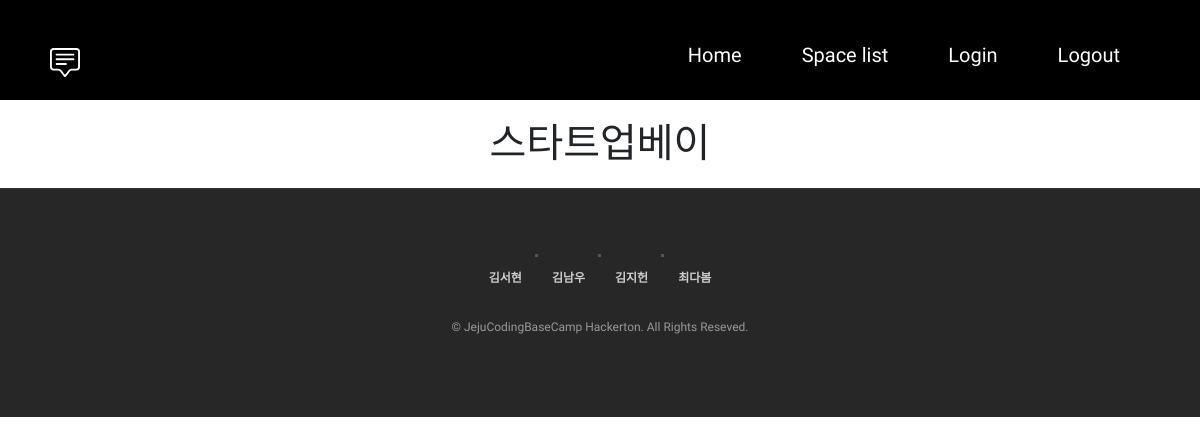
The app's page /cafelist/6/, older data.
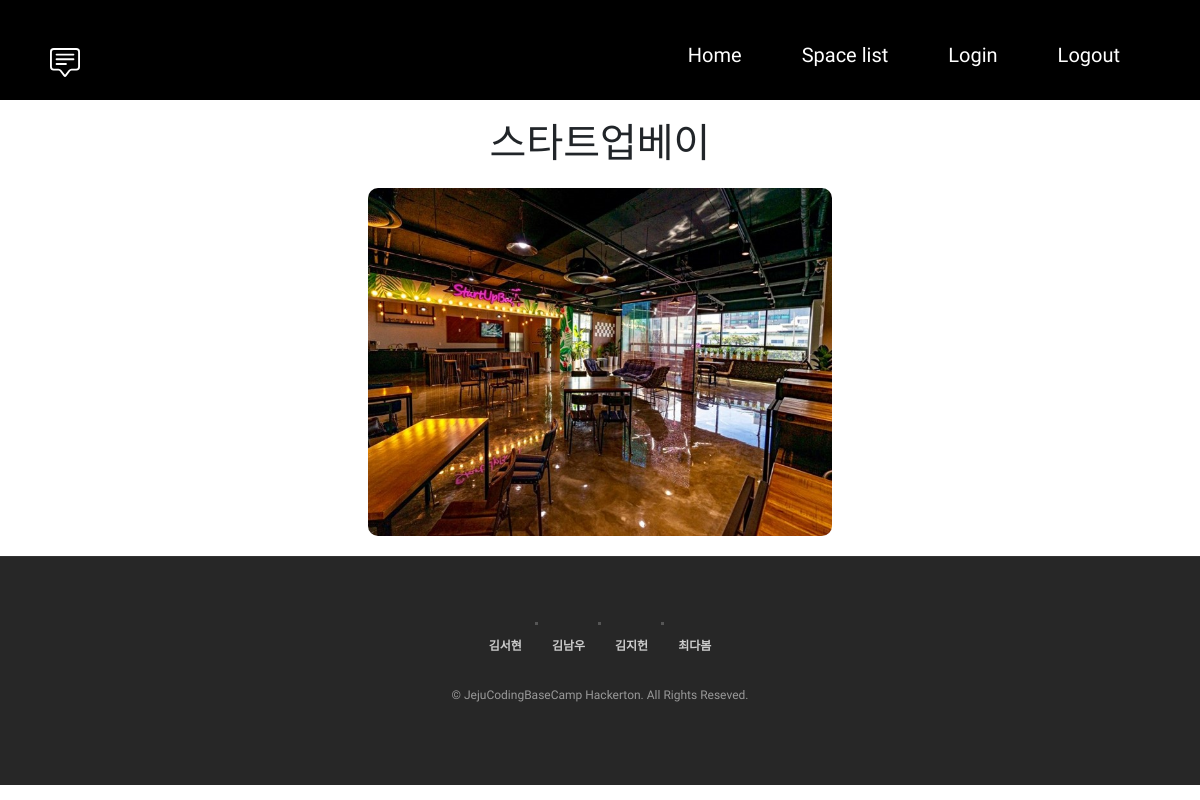
The same page, newer data.
### main/models.py (models this page shows, shortened)
class Cafe(models.Model):
    name = models.CharField(max_length=50)
    locations = [
        ('Hangyeong-myeon', '한경면'),
        ('Hallim-eup', '한림읍'),
        ('Aewol-eup', '애월읍'),
        ('Jeju-si', '제주시'),
        ('Jocheon-eup', '조천읍'),
        ('Gujwa-eup', '구좌읍'),
        ('Udo-myeon', '우도면'),
        ('Seongsan-eup', '성산읍'),
        ('Pyoseon-myeon', '표선면'),
        ('Namwon-eup', '남원읍'),
        ('Seogwipo-si', '서귀포시'),
        ('Andeok-myeon', '안덕면'),
        ('Daejeong-eup', '대정읍'),
    ]
    lat = models.FloatField(null =True)
    lng = models.FloatField(null=True)
    location = models.CharField(max_length=50, choices=locations)
    address = models.CharField(max_length=50, default='')
    mainphoto = models.ImageField(blank=True, null=True)
    url = models.TextField(null=True)

### main/views.py (the view)
# urls.py: path('cafelist/<int:pk>/',cafedetails),
def cafedetails(request, pk):
    cafe = Cafe.objects.get(pk=pk)
    context = {
        'cafe': cafe,
    }
    return render(request, 'main/cafedetails.html', context)

### main/templates/main/cafedetails.html (shortened to what this page needs)
<!DOCTYPE html>
<html>
<head>
    <link rel="stylesheet" href="https://cdn.jsdelivr.net/npm/bootstrap@4.6.0/dist/css/bootstrap.min.css"
>
</head>
<body>
    <header>
        <section class="hbody">
          <article class="nav">
            <div class="title">
                <a class="list" href="/cafelist/">
                </a>
            </div>
          <ul id="menu">
            <li><a href="./index.html">Home</a></li>
            <li class="menu-item"><a href="/cafelist">Space list</a></li>
            <li onclick="kakaoLogin();">
                <a href="javascript:void(0)">
                    <span>Login</span>
                </a>
              </li>
              <li onclick="kakaoLogout();">
                <a onclick="alert('로그아웃되셨습니다.');" href="javascript:void(0)">
                    <span>Logout</span>
                </a>
              </li>
          </ul>
          </article>
        </section>
    </header>
    <section class="all">
        <h1 id="ab">{{cafe.name}}</h1>
        <div class="photo-container">
            <div class="photo-box">
                {% if cafe.mainphoto %}
                <img src="{{ cafe.mainphoto.url }}">
                {% endif %}
            </div>
        </div>
    </section>
    <footer>
        <div class="inner">
            <ul class="menu">
                <li><a href="https://github.com/kim-seo-hyun" target="_blank">김서현</a></li>
                <li><a href="https://github.com/namwooktree" target="_blank">김남우</a></li>
                <li><a href="https://github.com/kkang123" target="_blank">김지헌</a></li>
                <li><a href="https://github.com/choidabom" target="_blank">최다봄</a></li>
            </ul>
            <p class="copyright">
                &copy;  JejuCodingBaseCamp Hackerton. All Rights Reseved.
            </p>
        </div>
    </footer>
</body>
<html>

Row changes from the older to the newer data that the page shows:
changed Cafe "스타트업베이": mainphoto: picture added
